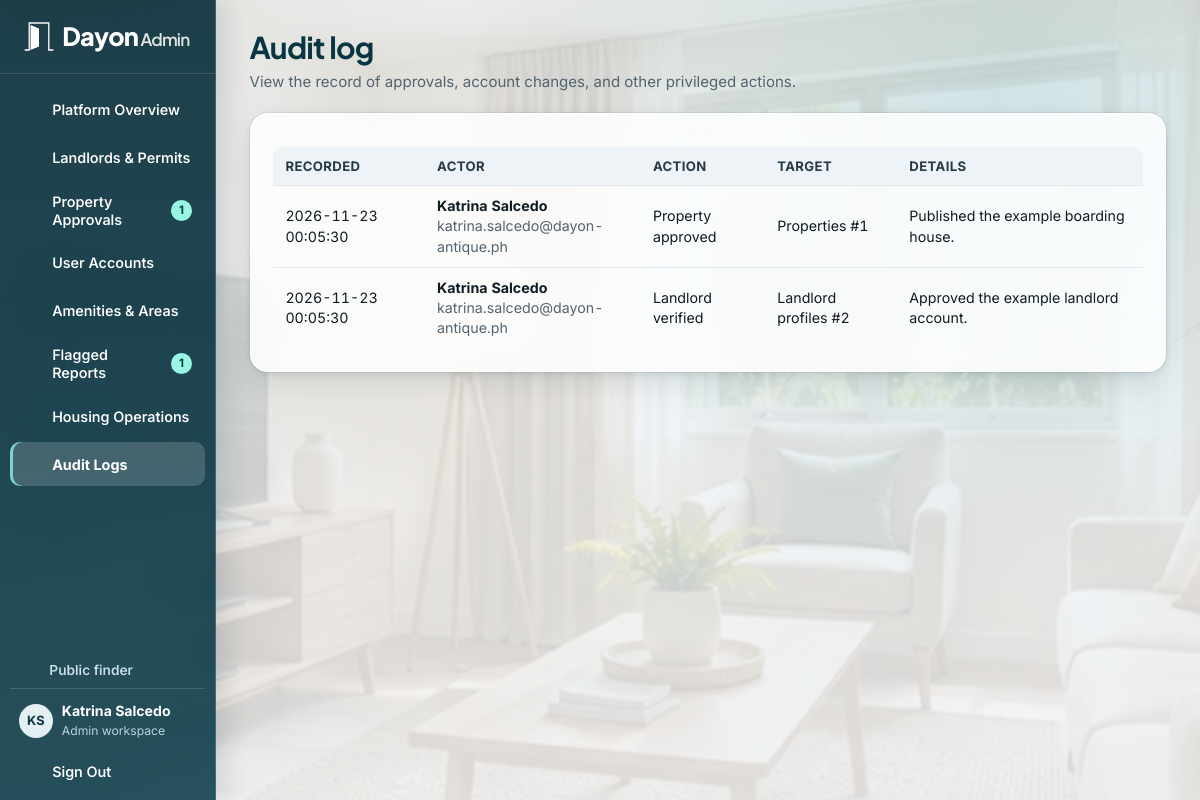
/admin/audit_logs.php (signed in), run on the app's committed database.
### tables this page shows
CREATE TABLE users (
    user_id BIGINT UNSIGNED AUTO_INCREMENT PRIMARY KEY,
    role_id TINYINT UNSIGNED NOT NULL,
    email VARCHAR(150) NOT NULL UNIQUE,
    password_hash VARCHAR(255) NOT NULL,
    first_name VARCHAR(80) NOT NULL,
    last_name VARCHAR(80) NOT NULL,
    phone_number VARCHAR(20) NOT NULL,
    account_status ENUM('active', 'suspended', 'pending') NOT NULL DEFAULT 'active',
    created_at TIMESTAMP NOT NULL DEFAULT CURRENT_TIMESTAMP,
    updated_at TIMESTAMP NOT NULL DEFAULT CURRENT_TIMESTAMP ON UPDATE CURRENT_TIMESTAMP,
    CONSTRAINT fk_users_role FOREIGN KEY (role_id) REFERENCES roles(role_id)
);

CREATE TABLE roles (
    role_id TINYINT UNSIGNED AUTO_INCREMENT PRIMARY KEY,
    role_name VARCHAR(30) NOT NULL UNIQUE
);

CREATE TABLE audit_logs (
    log_id BIGINT UNSIGNED AUTO_INCREMENT PRIMARY KEY,
    actor_id BIGINT UNSIGNED NOT NULL,
    action_type VARCHAR(80) NOT NULL,
    target_table VARCHAR(60) NOT NULL,
    target_id BIGINT UNSIGNED NOT NULL,
    details TEXT NULL,
    created_at TIMESTAMP NOT NULL DEFAULT CURRENT_TIMESTAMP,
    INDEX idx_audit_actor_time (actor_id, created_at),
    CONSTRAINT fk_audit_actor FOREIGN KEY (actor_id) REFERENCES users(user_id)
);

### includes/bootstrap.php (called while the page is built, shortened)
<?php
require_once __DIR__ . '/../config/constants.php';
require_once __DIR__ . '/../config/db.php';
require_once __DIR__ . '/helpers.php';
try {
    if (!empty($_SESSION['user_id'])) {
        $user = row(
            "SELECT u.user_id, u.email, u.first_name, u.last_name, u.phone_number, u.account_status,
                    r.role_name, CONCAT(u.first_name, ' ', u.last_name) AS full_name
             FROM users u JOIN roles r USING (role_id)
             WHERE u.user_id = ? AND u.account_status = 'active'",
            [$_SESSION['user_id']]
        );
    }
} catch (PDOException $exception) {
    error_log($exception->getMessage());
    abort_request(503, 'Dayon could not connect to the database. Check that MySQL is running and import database/dayon_db.sql.');
}

### admin/_forms.php (called while the page is built, shortened)
    <?php
function admin_status_label(string $status): string
{
    return ucfirst(str_replace('_', ' ', $status));
}

### admin/audit_logs.php (the view, shortened to what this page needs)
<?php
require __DIR__ . '/../includes/bootstrap.php';
require __DIR__ . '/_forms.php';
$beforeId = max(0, (int) filter_var($_GET['before'] ?? 0, FILTER_VALIDATE_INT));
$activity = rows("SELECT a.*, CONCAT(u.first_name, ' ', u.last_name) AS actor, u.email
    FROM audit_logs a JOIN users u ON u.user_id = a.actor_id"
    . ($beforeId > 0 ? ' WHERE a.log_id < ?' : '')
    . ' ORDER BY a.log_id DESC LIMIT 41', $beforeId > 0 ? [$beforeId] : []);
$pageTitle = 'Audit log';
$pageDescription = 'View the record of approvals, account changes, and other privileged actions.';
require __DIR__ . '/../includes/portal_header.php';
?>
<section class="panel">
    <?php if ($activity === []): ?>
        <p class="empty-state">There are no audit entries on this page.</p>
    <?php else: ?>
        <div class="table-wrap"><table>
            <thead><tr><th scope="col">Recorded</th><th scope="col">Actor</th><th scope="col">Action</th><th scope="col">Target</th><th scope="col">Details</th></tr></thead>
            <tbody>
                <?php foreach ($activity as $entry): ?>
                    <tr>
                        <td><?= e($entry['created_at']) ?></td>
                        <td><strong><?= e($entry['actor']) ?></strong><br><span class="muted"><?= e($entry['email']) ?></span></td>
                        <td><?= e(admin_status_label($entry['action_type'])) ?></td>
                        <td><?= e(admin_status_label($entry['target_table'])) ?> #<?= e($entry['target_id']) ?></td>
                        <td><?= $entry['details'] === null ? '—' : nl2br(e($entry['details'])) ?></td>
                    </tr>
                <?php endforeach; ?>
            </tbody>
        </table></div>
    <?php endif; ?>
</section>
<?php require __DIR__ . '/../includes/portal_footer.php'; ?>

### includes/portal_header.php (shortened to what this page needs)
<?php
$portalRole = $user['role_name'];
$navBadges = [];
if ($portalRole === 'admin') {
    $navBadges['admin/verifications.php'] = (int) scalar("SELECT (SELECT COUNT(*) FROM landlord_profiles WHERE verification_status = 'pending') + (SELECT COUNT(*) FROM landlord_permits WHERE verification_status = 'submitted')");
    $navBadges['admin/properties.php'] = (int) scalar("SELECT COUNT(*) FROM properties WHERE approval_status = 'pending'");
    $navBadges['admin/reports.php'] = (int) scalar("SELECT COUNT(*) FROM reports WHERE status IN ('open', 'reviewed')");
} elseif ($portalRole === 'landlord') {
    $navBadges['landlord/reservations.php'] = (int) scalar("SELECT COUNT(*) FROM reservations q JOIN rooms r ON r.room_id = q.room_id JOIN properties p ON p.property_id = r.property_id WHERE p.landlord_id = ? AND q.status = 'pending'", [$user['user_id']]);
} elseif ($portalRole === 'student') {
    $navBadges['student/bookmarks.php'] = student_bookmark_count($user);
}
$menus = [
    'student' => [
        ['student/dashboard.php', 'Overview', 'home'],
        ['index.php#listings', 'Find Housing', 'search'],
        ['student/bookmarks.php', 'Bookmarked Houses', 'bookmark'],
        ['student/reservations.php', 'My Requests', 'calendar'],
        ['student/dashboard.php#active-lease', 'Active Lease', 'file'],
        ['student/billing.php', 'Rent & Receipts', 'wallet'],
        ['student/maintenance.php', 'Maintenance', 'tool'],
        ['student/profile.php', 'My Profile', 'user'],
    ],
    'landlord' => [
        ['landlord/dashboard.php', 'Dashboard', 'grid'],
        ['landlord/properties.php', 'Properties & Photos', 'building'],
        ['landlord/rooms.php', 'Rooms & Occupancy', 'bed'],
        ['landlord/reservations.php', 'Visit & Bed Requests', 'calendar'],
        ['landlord/leases.php', 'Tenant Leases', 'users'],
        ['landlord/billing.php', 'Billing & Utilities', 'wallet'],
        ['landlord/maintenance.php', 'Maintenance & Notices', 'tool'],
        ['landlord/verification.php', 'Permits & Trust', 'shield'],
    ],
    'admin' => [
        ['admin/dashboard.php', 'Platform Overview', 'grid'],
        ['admin/verifications.php', 'Landlords & Permits', 'shield'],
        ['admin/properties.php', 'Property Approvals', 'building'],
        ['admin/users.php', 'User Accounts', 'users'],
        ['admin/catalogs.php', 'Amenities & Areas', 'layers'],
        ['admin/reports.php', 'Flagged Reports', 'report'],
        ['admin/operations.php', 'Housing Operations', 'bed'],
        ['admin/audit_logs.php', 'Audit Logs', 'file'],
    ],
];
$portalRoute = $portalRole . '/' . basename($_SERVER['SCRIPT_NAME']);
$portalLease = $portalRole === 'student' ? ($lease ?? active_lease((int) $user['user_id'])) : null;
$studentLeaseRoutes = ['student/dashboard.php#active-lease', 'student/billing.php', 'student/maintenance.php'];
$portalLinks = $portalRole === 'student' && !$portalLease
    ? array_filter($menus[$portalRole], static fn (array $link): bool => !in_array($link[0], $studentLeaseRoutes, true))
    : $menus[$portalRole];
require __DIR__ . '/document_head.php';
?>
<body class="portal-body portal-<?= e($portalRole) ?>">
<div class="portal-layout">
    <aside class="portal-sidebar" aria-label="<?= e(ucfirst($portalRole)) ?> workspace">
        <div class="portal-brand"><?php require __DIR__ . '/brand.php'; ?></div>
        <details class="portal-navigation navigation-disclosure" data-navigation="860" open>
            <div class="portal-navigation-content">
                <nav class="portal-menu" aria-label="Workspace pages">
                    <?php foreach ($portalLinks as [$route, $label, $glyph]):
                        $count = $navBadges[$route] ?? 0;
                    ?>
                        <a href="<?= e(url($route)) ?>"<?= $portalRoute === $route ? ' aria-current="page"' : '' ?>><?= icon($glyph) ?><span><?= e($label) ?></span>
                            <?php if ($count > 0): ?><span class="menu-count"><?= $count ?></span><?php endif; ?>
                        </a>
                    <?php endforeach; ?>
                </nav>
                <div class="portal-sidebar-bottom">
                    <?php if ($portalRole !== 'student'): ?>
                        <a class="portal-public-link" href="<?= e(url()) ?>"><?= icon('arrow-left') ?> Public finder</a>
                    <?php endif; ?>
                    <div class="portal-identity">
                        <span class="avatar" aria-hidden="true"><?= e(user_initials($user)) ?></span>
                        <div><strong><?= e($user['full_name']) ?></strong><span><?= e(ucfirst($portalRole)) ?> workspace</span></div>
                    </div>
                    <form method="post" action="<?= e(url('actions/auth_logout.php')) ?>" class="portal-logout">
                        <button type="submit"><?= icon('logout') ?> Sign Out</button>
                    </form>
                </div>
            </div>
        </details>
    </aside>
    <main id="main" class="portal-main">
        <header class="portal-page-heading<?= !empty($pageHeaderClass) ? ' ' . e($pageHeaderClass) : '' ?>">
            <div>
                <h1><?= e($pageTitle) ?></h1>
                <?php if (!empty($pageDescription)): ?><p><?= e($pageDescription) ?></p><?php endif; ?>
            </div>
        </header>

### assets/css/style.css (style rules this page uses)
:root { color-scheme: light; --canvas: #f3f6f8; --surface: #ffffff; --ink: #0f1c24; --muted: #526470; --teal: #073642; --teal-hover: #0d4d5b; --teal-accent: #0f766e; --teal-quiet: #e3eff2; --line: #cbd6dd; --soft-line: #e2e9ee; --positive: #047857; --positive-soft: #d9f5ea; --warning: #9a5406; --warning-soft: #fef0d5; --negative: #b42c33; --negative-soft: #fde8e9; --content-width: 1220px; --page-gutter: clamp(16px, 4vw, 36px); --control-height: 44px; --layer-header: 20; --layer-menu: 30; --layer-feedback: 40; --layer-skip: 50; --radius: 14px; --shadow-sm: 0 2px 6px rgba(7, 38, 48, 0.08), 0 8px 20px rgba(7, 38, 48, 0.07); --shadow: 0 8px 20px rgba(7, 38, 48, 0.14), 0 20px 44px rgba(7, 38, 48, 0.12); --glass-bg: rgba(255, 255, 255, 0.74); --glass-bg-strong: rgba(255, 255, 255, 0.84); --glass-bg-hover: rgba(255, 255, 255, 0.90); --glass-border: rgba(255, 255, 255, 0.78); --glass-edge: inset 0 1px 0 0 rgba(255, 255, 255, 0.96), inset 0 -1px 0 0 rgba(255, 255, 255, 0.36), inset 1px 0 0 0 rgba(255, 255, 255, 0.56), inset -1px 0 0 0 rgba(255, 255, 255, 0.42), 0 10px 30px -6px rgba(7, 38, 48, 0.15), 0 2px 8px rgba(7, 38, 48, 0.08); --glass-edge-hover: inset 0 1px 0 0 rgba(255, 255, 255, 1), inset 0 -1px 0 0 rgba(255, 255, 255, 0.48), inset 1px 0 0 0 rgba(255, 255, 255, 0.72), inset -1px 0 0 0 rgba(255, 255, 255, 0.54), 0 18px 42px -8px rgba(7, 38, 48, 0.22), 0 4px 12px rgba(7, 38, 48, 0.10); --glass-dark-edge: inset 0 1px 0 0 rgba(255, 255, 255, 0.36), inset 1px 0 0 0 rgba(255, 255, 255, 0.18), inset -1px 0 0 0 rgba(255, 255, 255, 0.12), 0 18px 42px -8px rgba(5, 25, 34, 0.38); --display: "Plus Jakarta Sans", "Segoe UI", system-ui, sans-serif; --sans: "Inter", "Segoe UI", Roboto, "Helvetica Neue", Arial, sans-serif; font-family: var(--sans); color: var(--ink); background: #dce6ec; }
*, *::before, *::after { box-sizing: border-box; }
html { scroll-padding-top: 88px; scroll-behavior: smooth; }
body { position: relative; min-height: 100vh; min-height: 100dvh; margin: 0; line-height: 1.55; font-size: 15.5px; -webkit-font-smoothing: antialiased; isolation: isolate; }
body.public-body::before, body.portal-body::before, body.account-body::before { content: ""; position: fixed; inset: 0; z-index: -2; background-image: url('../images/san-jose-building.webp'); background-size: cover; background-position: center 35%; transform: scale(1.03); filter: saturate(1.06) brightness(0.98); pointer-events: none; }
body.portal-body::before { background-image: url('../images/san-jose-lounge.webp'); background-position: center; }
body.public-body::after, body.portal-body::after, body.account-body::after { content: ""; position: fixed; inset: 0; z-index: -1; pointer-events: none; }
body.portal-body::after { background: radial-gradient(circle at 85% 10%, rgba(15, 118, 110, 0.14), transparent 42%), linear-gradient(160deg, rgba(237, 243, 247, 0.78) 0%, rgba(242, 246, 249, 0.86) 100%); }
button, input, textarea, select { font: inherit; }
button { cursor: pointer; }
a { color: inherit; text-decoration: none; }
:where(button,a,select,input,textarea,summary,[tabindex]):focus-visible { outline: 2px solid #0f766e; outline-offset: 2px; }
h1, h2, h3, p { margin: 0; }
h1, h2, h3 { font-family: var(--display); line-height: 1.18; font-weight: 700; text-wrap: balance; overflow-wrap: anywhere; }
p { text-wrap: pretty; }
.muted { color: var(--muted); }
.avatar { display: inline-grid; flex: 0 0 auto; place-items: center; width: 40px; height: 40px; border-radius: 50%; background: var(--teal-quiet); color: var(--teal); font-weight: 700; font-size: .9rem; transition: background .15s ease; }

### data on the page
users: user_initials($user) "KS", role.role_name "Admin"
audit_logs: created_at "2026-11-23 00:05:30", actor "Katrina Salcedo", actor.email "katrina.salcedo@dayon-antique.ph", action_type "Property approved", target_table "Properties", target "1", details "Published the example boarding house."
audit_logs: created_at "2026-11-23 00:05:30", actor "Katrina Salcedo", actor.email "katrina.salcedo@dayon-antique.ph", action_type "Landlord verified", target_table "Landlord profiles", target "2", details "Approved the example landlord account."

### other printed values
$label "Platform Overview"
$label "Landlords & Permits"
$label "Property Approvals"
$count "1"
$label "User Accounts"
$label "Amenities & Areas"
$label "Flagged Reports"
$label "Housing Operations"
$label "Audit Logs"
$user['full_name'] "Katrina Salcedo"
$pageTitle "Audit log"
$pageDescription "View the record of approvals, account changes, and other privileged actions."
